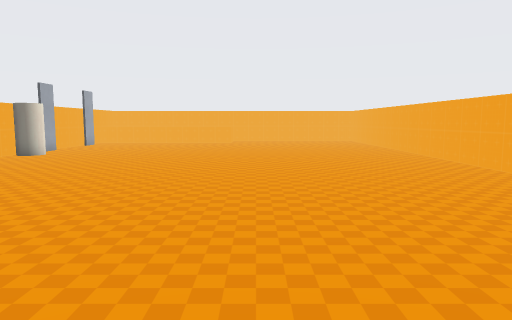
view 1 (above)

16 first-person views from a walk through a 3-D level made in the Godot game engine. The camera is 1.3 m above the floor, tilts 6° down and sees 70° across. The floor is counted in squares, 1 m on a side. Each view is taken from the middle of a square. On the plan, view 1 faces up. The plan holds only what a view shows up to about 15 squares ahead; the rest is blank. The place goes on beyond the plan. Door leaves are left out where a doorway can be walked through. Some surface patterns are stand-ins.

view 2
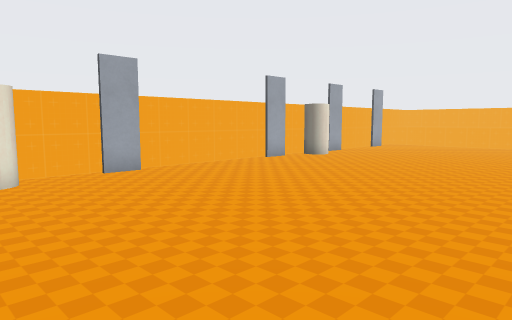

view 3
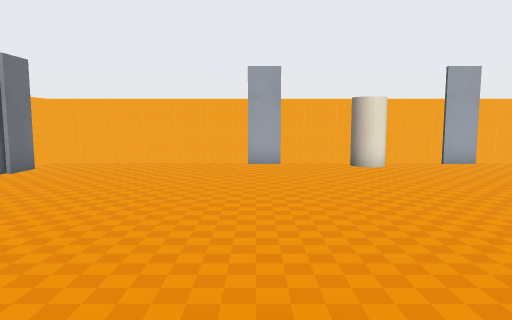

view 4
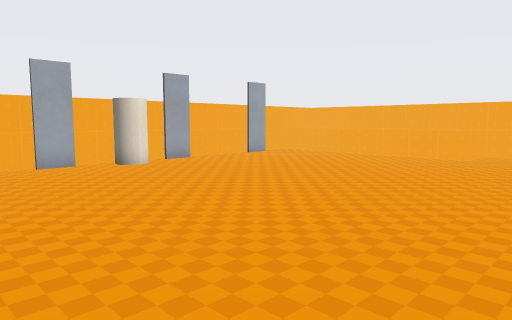

view 5
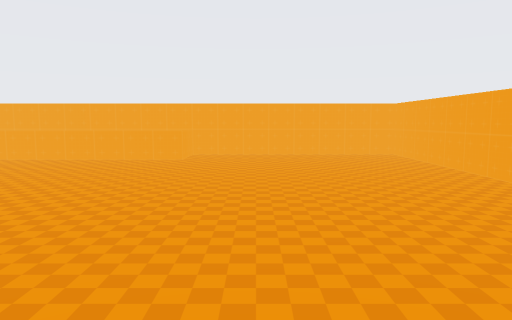

view 6
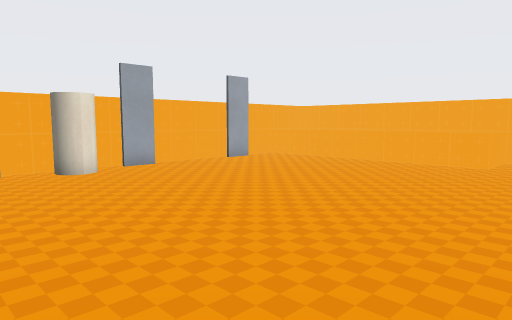

view 7
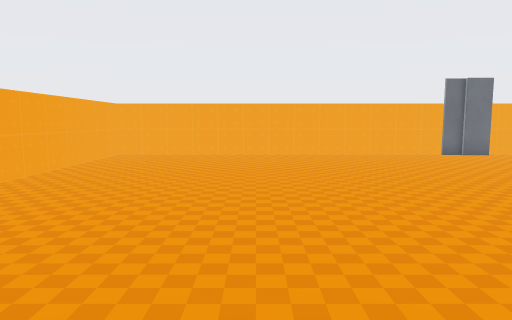

view 8
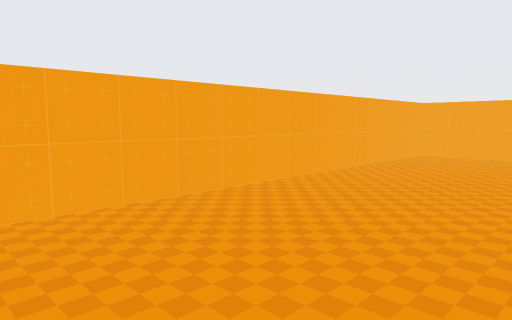

view 9
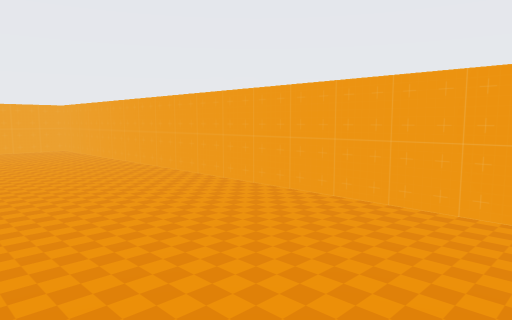

view 10
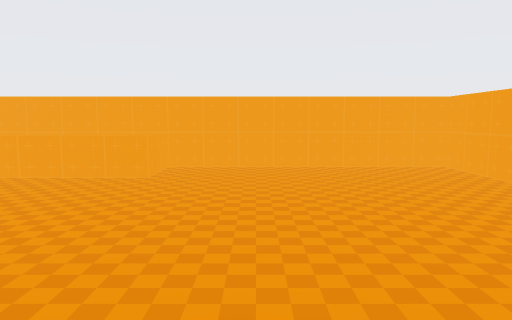

view 11
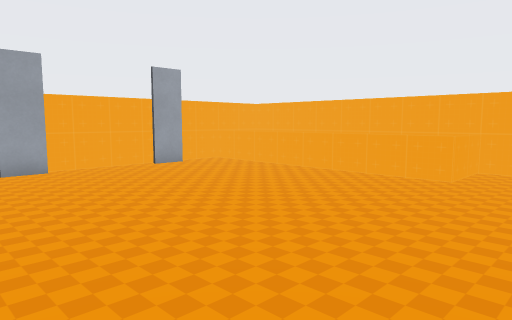

view 12
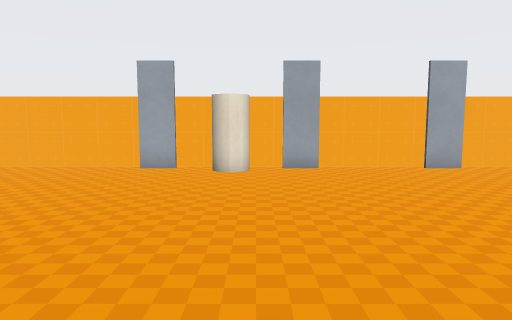

view 13
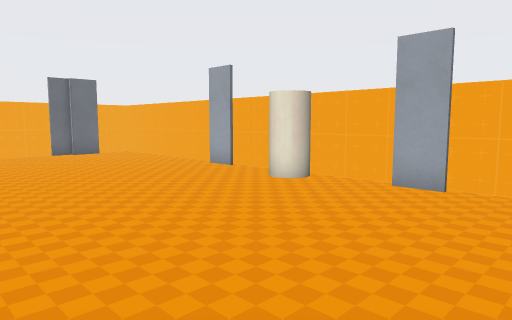

view 14
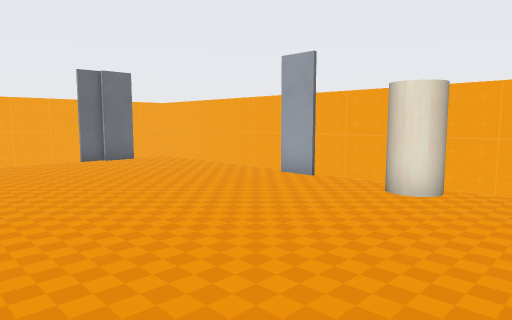

view 15
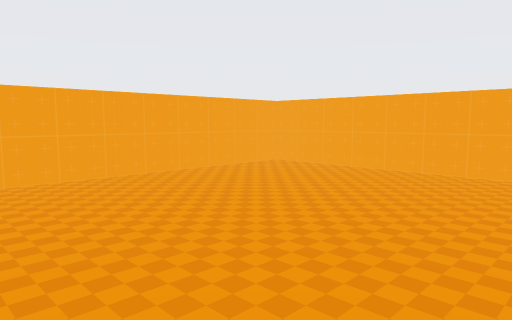

view 16
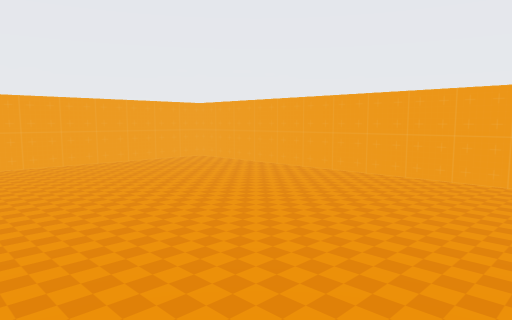

### Floor plan
Points are (right, up) in squares from view 1. A wall is a line through its corners. A room is listed if a view was taken in it or the views show most of it. See-through windows are left out.
Room 1 (views 1, 2, 3, 4, 5, 6, 7, 8, 9, 10, 11, 12, 13, 14, 15, 16)
walls: (-9.2, 6.9) (-9.2, 5.7); (-9.4, 5.9) (-9.4, 0.5); (-9.4, 12) (-9.4, 6.6); (-9.2, 12.9) (-9.2, 11.7); (-9.2, 0.9) (-9.2, -0.3); (-9.4, 15.9) (-9.4, 12.6); (-9.4, -0.2) (-9.4, -6.4) (6.4, -6.4) (6.4, 24.4) (-9.4, 24.4) (-9.4, 20.9); (-9.2, 16.9) (-9.2, 15.7); (-9.4, 20) (-9.4, 16.8); (-9.2, 20.9) (-9.2, 19.7); (-8.1, -6.1) (-7, -6.1)
low walls: (-7.9, 22.4) (-9.5, 22.4); (-1.5, 24.5) (-1.5, 22.4) (-6, 22.4)
ways out: door at (-9, 0.5); door at (-9, 6.5); door at (-9, 12.5); door at (-9, 16.5); door at (-9, 20.5); door at (-7.5, -6.5); door at (-4.5, 23)
objects: cylinder (-9, 3) to (-9, 4); cylinder (-9, 14) to (-9, 15)

Positions as (right, up) in squares from view 1, and headings:
1: (0, 0), facing up
2: (0, 2), facing up-left
3: (2, 0), facing left
4: (2, 9), facing up-left
5: (1, 10), facing up
6: (1, 11), facing up-left
7: (1, 8), facing down
8: (1, 8), facing down-right
9: (1, 7), facing up-right
10: (1, 14), facing up
11: (1, 14), facing up-left
12: (1, 15), facing left
13: (-2, 9), facing down-left
14: (-2, 6), facing down-left
15: (-2, 3), facing down-right
16: (-5, 2), facing down-right
